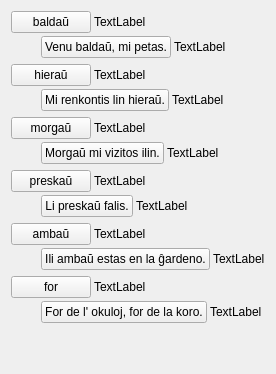
     <widget class="QWidget" name="tab_2">
      <attribute name="icon">
       <iconset resource="ikonoj.qrc">
        <normaloff>:/ikonoj/leciono.png</normaloff>:/ikonoj/leciono.png</iconset>
      </attribute>
      <attribute name="title">
       <string>2</string>
      </attribute>
      <layout class="QVBoxLayout" name="verticalLayout_14">
       <item>
        <layout class="QVBoxLayout" name="verticalLayout_8">
         <property name="spacing">
          <number>3</number>
         </property>
         <item>
          <layout class="QHBoxLayout" name="horizontalLayout_12" stretch="3,1">
           <item>
            <widget class="neklakebla" name="Lec11_Button720">
             <property name="sizePolicy">
              <sizepolicy hsizetype="Maximum" vsizetype="Fixed">
               <horstretch>0</horstretch>
               <verstretch>0</verstretch>
              </sizepolicy>
             </property>
             <property name="text">
              <string>baldaŭ</string>
             </property>
            </widget>
           </item>
           <item>
            <widget class="QLabel" name="Lec11_Label814">
             <property name="text">
              <string>TextLabel</string>
             </property>
             <property name="wordWrap">
              <bool>true</bool>
             </property>
            </widget>
           </item>
          </layout>
         </item>
         <item>
          <layout class="QHBoxLayout" name="horizontalLayout_13" stretch="0,3,1">
           <item>
            <spacer name="horizontalSpacer_5">
             <property name="orientation">
              <enum>Qt::Horizontal</enum>
             </property>
             <property name="sizeType">
              <enum>QSizePolicy::Fixed</enum>
             </property>
             <property name="sizeHint" stdset="0">
              <size>
               <width>30</width>
               <height>20</height>
              </size>
             </property>
            </spacer>
           </item>
           <item>
            <widget class="neklakebla" name="pushButton_12">
             <property name="sizePolicy">
              <sizepolicy hsizetype="Maximum" vsizetype="Fixed">
               <horstretch>0</horstretch>
               <verstretch>0</verstretch>
              </sizepolicy>
             </property>
             <property name="text">
              <string>Venu baldaŭ, mi petas.</string>
             </property>
            </widget>
           </item>
           <item>
            <widget class="QLabel" name="Lec11_Label816">
             <property name="text">
              <string>TextLabel</string>
             </property>
             <property name="wordWrap">
              <bool>true</bool>
             </property>
            </widget>
           </item>
          </layout>
         </item>
        </layout>
       </item>
       <item>
        <layout class="QVBoxLayout" name="verticalLayout_9">
         <property name="spacing">
          <number>3</number>
         </property>
         <item>
          <layout class="QHBoxLayout" name="horizontalLayout_14" stretch="3,1">
           <item>
            <widget class="neklakebla" name="Lec11_Button722">
             <property name="sizePolicy">
              <sizepolicy hsizetype="Maximum" vsizetype="Fixed">
               <horstretch>0</horstretch>
               <verstretch>0</verstretch>
              </sizepolicy>
             </property>
             <property name="text">
              <string>hieraŭ</string>
             </property>
            </widget>
           </item>
           <item>
            <widget class="QLabel" name="Lec11_Label815">
             <property name="text">
              <string>TextLabel</string>
             </property>
             <property name="wordWrap">
              <bool>true</bool>
             </property>
            </widget>
           </item>
          </layout>
         </item>
         <item>
          <layout class="QHBoxLayout" name="horizontalLayout_15" stretch="0,3,1">
           <item>
            <spacer name="horizontalSpacer_6">
             <property name="orientation">
              <enum>Qt::Horizontal</enum>
             </property>
             <property name="sizeType">
              <enum>QSizePolicy::Fixed</enum>
             </property>
             <property name="sizeHint" stdset="0">
              <size>
               <width>30</width>
               <height>20</height>
              </size>
             </property>
            </spacer>
           </item>
           <item>
            <widget class="neklakebla" name="pushButton_14">
             <property name="sizePolicy">
              <sizepolicy hsizetype="Maximum" vsizetype="Fixed">
               <horstretch>0</horstretch>
               <verstretch>0</verstretch>
              </sizepolicy>
             </property>
             <property name="text">
              <string>Mi renkontis lin hieraŭ.</string>
             </property>
            </widget>
           </item>
           <item>
            <widget class="QLabel" name="Lec11_Label817">
             <property name="text">
              <string>TextLabel</string>
             </property>
             <property name="wordWrap">
              <bool>true</bool>
             </property>
            </widget>
           </item>
          </layout>
         </item>
        </layout>
       </item>
       <item>
        <layout class="QVBoxLayout" name="verticalLayout_10">
         <property name="spacing">
          <number>3</number>
         </property>
         <item>
          <layout class="QHBoxLayout" name="horizontalLayout_16" stretch="3,1">
           <item>
            <widget class="neklakebla" name="Lec11_Button726">
             <property name="sizePolicy">
              <sizepolicy hsizetype="Maximum" vsizetype="Fixed">
               <horstretch>0</horstretch>
               <verstretch>0</verstretch>
              </sizepolicy>
             </property>
             <property name="text">
              <string>morgaŭ</string>
             </property>
            </widget>
           </item>
           <item>
            <widget class="QLabel" name="Lec11_Label820">
             <property name="text">
              <string>TextLabel</string>
             </property>
             <property name="wordWrap">
              <bool>true</bool>
             </property>
            </widget>
           </item>
          </layout>
         </item>
         <item>
          <layout class="QHBoxLayout" name="horizontalLayout_17" stretch="0,3,1">
           <item>
            <spacer name="horizontalSpacer_7">
             <property name="orientation">
              <enum>Qt::Horizontal</enum>
             </property>
             <property name="sizeType">
              <enum>QSizePolicy::Fixed</enum>
             </property>
             <property name="sizeHint" stdset="0">
              <size>
               <width>30</width>
               <height>20</height>
              </size>
             </property>
            </spacer>
           </item>
           <item>
            <widget class="neklakebla" name="pushButton_16">
             <property name="sizePolicy">
              <sizepolicy hsizetype="Maximum" vsizetype="Fixed">
               <horstretch>0</horstretch>
               <verstretch>0</verstretch>
              </sizepolicy>
             </property>
             <property name="text">
              <string>Morgaŭ mi vizitos ilin.</string>
             </property>
            </widget>
           </item>
           <item>
            <widget class="QLabel" name="Lec11_Label821">
             <property name="text">
              <string>TextLabel</string>
             </property>
             <property name="wordWrap">
              <bool>true</bool>
             </property>
            </widget>
           </item>
          </layout>
         </item>
        </layout>
       </item>
       <item>
        <layout class="QVBoxLayout" name="verticalLayout_11">
         <property name="spacing">
          <number>3</number>
         </property>
         <item>
          <layout class="QHBoxLayout" name="horizontalLayout_18" stretch="3,1">
           <item>
            <widget class="neklakebla" name="Lec11_Button729">
             <property name="sizePolicy">
              <sizepolicy hsizetype="Maximum" vsizetype="Fixed">
               <horstretch>0</horstretch>
               <verstretch>0</verstretch>
              </sizepolicy>
             </property>
             <property name="text">
              <string>preskaŭ</string>
             </property>
            </widget>
           </item>
           <item>
            <widget class="QLabel" name="Lec11_Label823">
             <property name="text">
              <string>TextLabel</string>
             </property>
             <property name="wordWrap">
              <bool>true</bool>
             </property>
            </widget>
           </item>
          </layout>
         </item>
         <item>
          <layout class="QHBoxLayout" name="horizontalLayout_19" stretch="0,3,1">
           <item>
            <spacer name="horizontalSpacer_8">
             <property name="orientation">
              <enum>Qt::Horizontal</enum>
             </property>
             <property name="sizeType">
              <enum>QSizePolicy::Fixed</enum>
             </property>
             <property name="sizeHint" stdset="0">
              <size>
               <width>30</width>
               <height>20</height>
              </size>
             </property>
            </spacer>
           </item>
           <item>
            <widget class="neklakebla" name="pushButton_18">
             <property name="sizePolicy">
              <sizepolicy hsizetype="Maximum" vsizetype="Fixed">
               <horstretch>0</horstretch>
               <verstretch>0</verstretch>
              </sizepolicy>
             </property>
             <property name="text">
              <string>Li preskaŭ falis.</string>
             </property>
            </widget>
           </item>
           <item>
            <widget class="QLabel" name="Lec11_Label824">
             <property name="text">
              <string>TextLabel</string>
             </property>
             <property name="wordWrap">
              <bool>true</bool>
             </property>
            </widget>
           </item>
          </layout>
         </item>
        </layout>
       </item>
       <item>
        <layout class="QVBoxLayout" name="verticalLayout_12">
         <property name="spacing">
          <number>3</number>
         </property>
         <item>
          <layout class="QHBoxLayout" name="horizontalLayout_20" stretch="3,1">
           <item>
            <widget class="neklakebla" name="Lec11_Button731">
             <property name="sizePolicy">
              <sizepolicy hsizetype="Maximum" vsizetype="Fixed">
               <horstretch>0</horstretch>
               <verstretch>0</verstretch>
              </sizepolicy>
             </property>
             <property name="text">
              <string>ambaŭ</string>
             </property>
            </widget>
           </item>
           <item>
            <widget class="QLabel" name="Lec11_Label825">
             <property name="text">
              <string>TextLabel</string>
             </property>
             <property name="wordWrap">
              <bool>true</bool>
             </property>
            </widget>
           </item>
          </layout>
         </item>
         <item>
          <layout class="QHBoxLayout" name="horizontalLayout_21" stretch="0,3,1">
           <item>
            <spacer name="horizontalSpacer_9">
             <property name="orientation">
              <enum>Qt::Horizontal</enum>
             </property>
             <property name="sizeType">
              <enum>QSizePolicy::Fixed</enum>
             </property>
             <property name="sizeHint" stdset="0">
              <size>
               <width>30</width>
               <height>20</height>
              </size>
             </property>
            </spacer>
           </item>
           <item>
            <widget class="neklakebla" name="pushButton_20">
             <property name="sizePolicy">
              <sizepolicy hsizetype="Maximum" vsizetype="Fixed">
               <horstretch>0</horstretch>
               <verstretch>0</verstretch>
              </sizepolicy>
             </property>
             <property name="text">
              <string>Ili ambaŭ estas en la ĝardeno.</string>
             </property>
            </widget>
           </item>
           <item>
            <widget class="QLabel" name="Lec11_Label818">
             <property name="text">
              <string>TextLabel</string>
             </property>
             <property name="wordWrap">
              <bool>true</bool>
             </property>
            </widget>
           </item>
          </layout>
         </item>
        </layout>
       </item>
       <item>
        <layout class="QVBoxLayout" name="verticalLayout_13">
         <property name="spacing">
          <number>3</number>
         </property>
         <item>
          <layout class="QHBoxLayout" name="horizontalLayout_22" stretch="3,1">
           <item>
            <widget class="neklakebla" name="Lec11_Button725">
             <property name="sizePolicy">
              <sizepolicy hsizetype="Maximum" vsizetype="Fixed">
               <horstretch>0</horstretch>
               <verstretch>0</verstretch>
              </sizepolicy>
             </property>
             <property name="text">
              <string>for</string>
             </property>
            </widget>
           </item>
           <item>
            <widget class="QLabel" name="Lec11_Label819">
             <property name="text">
              <string>TextLabel</string>
             </property>
             <property name="wordWrap">
              <bool>true</bool>
             </property>
            </widget>
           </item>
          </layout>
         </item>
         <item>
          <layout class="QHBoxLayout" name="horizontalLayout_23" stretch="0,3,1">
           <item>
            <spacer name="horizontalSpacer_10">
             <property name="orientation">
              <enum>Qt::Horizontal</enum>
             </property>
             <property name="sizeType">
              <enum>QSizePolicy::Fixed</enum>
             </property>
             <property name="sizeHint" stdset="0">
              <size>
               <width>30</width>
               <height>20</height>
              </size>
             </property>
            </spacer>
           </item>
           <item>
            <widget class="neklakebla" name="pushButton_22">
             <property name="sizePolicy">
              <sizepolicy hsizetype="Maximum" vsizetype="Fixed">
               <horstretch>0</horstretch>
               <verstretch>0</verstretch>
              </sizepolicy>
             </property>
             <property name="text">
              <string>For de l' okuloj, for de la koro.</string>
             </property>
            </widget>
           </item>
           <item>
            <widget class="QLabel" name="Lec11_Label822">
             <property name="text">
              <string>TextLabel</string>
             </property>
             <property name="wordWrap">
              <bool>true</bool>
             </property>
            </widget>
           </item>
          </layout>
         </item>
        </layout>
       </item>
       <item>
        <spacer name="verticalSpacer_10">
         <property name="orientation">
          <enum>Qt::Vertical</enum>
         </property>
         <property name="sizeHint" stdset="0">
          <size>
           <width>20</width>
           <height>40</height>
          </size>
         </property>
        </spacer>
       </item>
      </layout>
     </widget>
